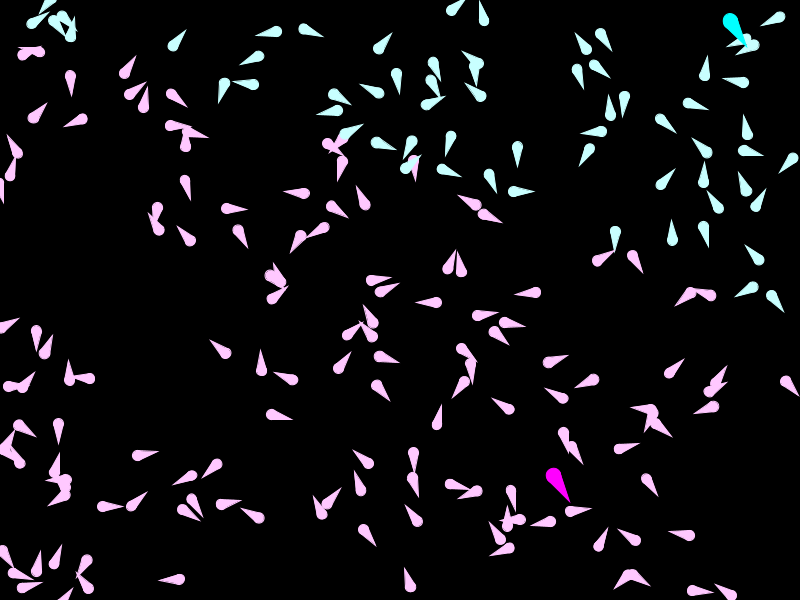
Frame 1 (no input)
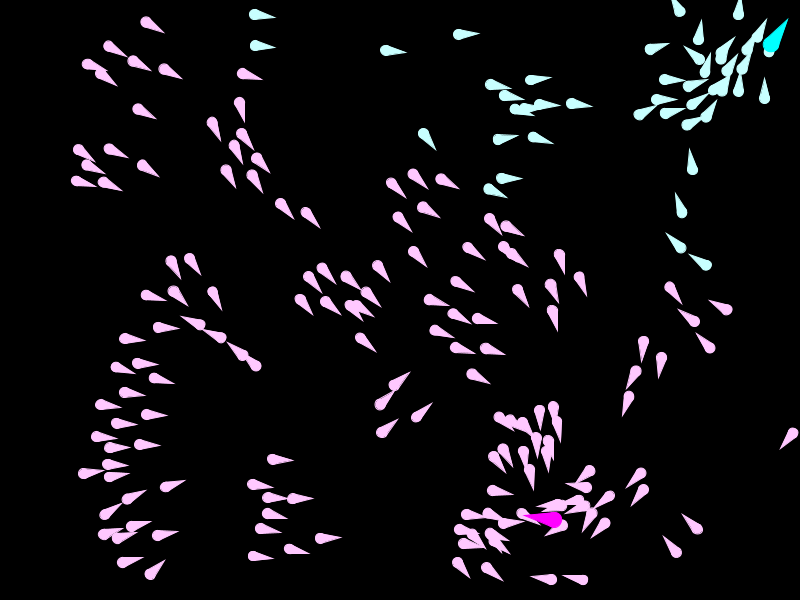
Frame 60 (the mouse pressed at the canvas centre just before this capture)
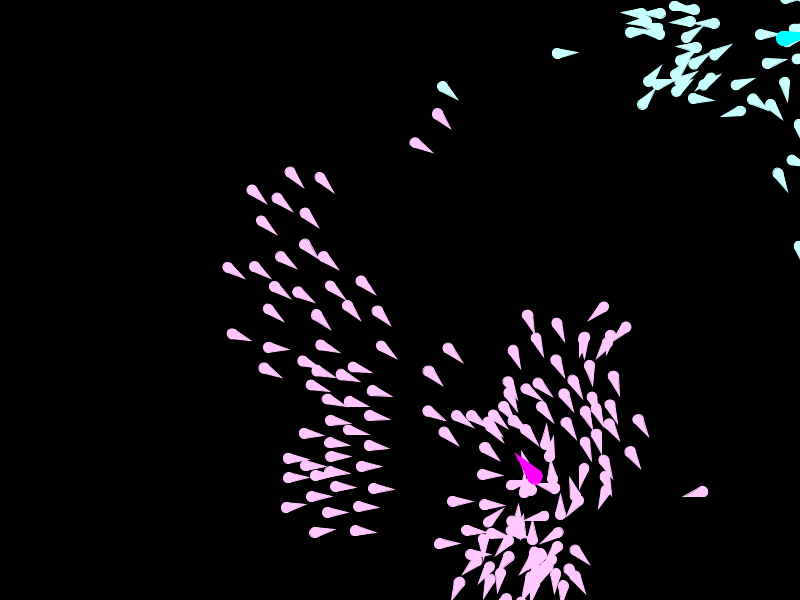
Frame 120 (the mouse held since frame 60 and released just before this capture)

The Processing sketch that drew these frames (run headless with seeded random() and noise(); from frame 60 on, the mouse is pressed at the canvas centre):

// Processing sketch: flocking_behavior2
// ── flocking_behavior2.pde
Crowd crowd;
Character target1;
Character target2;
PVector center1 = new PVector(10, 10);
PVector center2 = new PVector(50, 50);
PVector target_temp;
PVector d_velocity;
PVector direction = new PVector(0, 0);
float distance = 0;
PVector steering = new PVector(0, 0);
float maxRot = 3.14/2;
float minRot = -3.14/2;
int itr = 0;
float rot;
class Crowd {
  ArrayList<Character> characters; 

  Crowd() {
    characters = new ArrayList<Character>(); 
  }

  void move() {
    for (Character ch : characters) {
      ch.move(characters);  
    }
  }

  void addCharacter(Character ch) {
    characters.add(ch);
  }
}

class Character {
  PVector position;
  PVector velocity;
  PVector accel;

  float orientation = 45;
  ArrayList<PVector> path;
  float maxSpeed;

  float maxForce;
  float targetSpeed = 4;
  PVector target;
  Character(PVector position, float orientation) {
    accel = new PVector(0, 0);
    float angle = orientation;
    velocity = new PVector(cos(angle), sin(angle));
    this.position = position;  
    maxSpeed = 4;
    maxForce = 0.05;
    path = new ArrayList<PVector>();
  }

  void applyForce(PVector force) {
    accel.add(force);
  }

  void move(ArrayList<Character> characters) {
    applyBehaviors(characters);
    checkBoundary();
    update();
    show();
  }

  PVector seek(PVector target) {
    PVector desired_velocity = PVector.sub(target, position);
    desired_velocity.normalize();
    desired_velocity.mult(maxSpeed);
    PVector steer = PVector.sub(desired_velocity, velocity);
    steer.limit(maxForce);
    return steer;
  }

  PVector separate (ArrayList<Character> characters) {

    float separation_distance = 30; 
    PVector sum = new PVector();
    int count = 0;
    for (Character other : characters) {
      float d = PVector.dist(position, other.position);
      if ((d > 0) && (d < separation_distance)) {
        PVector sep_dist = PVector.sub(position, other.position);
        sep_dist.normalize();        
        sep_dist.div(d);  
        sum.add(sep_dist);
        count++;
      }
    }
    if (count > 0) {
      sum.div(count);
      sum.normalize();
      sum.mult(maxSpeed);
      PVector steer = PVector.sub(sum, velocity);
      steer.limit(maxForce);
      return steer;
    }
    return new PVector(0, 0);
  }
  PVector align (ArrayList<Character> characters) {

    float neighbor_distance = 50;
    PVector sum = new PVector(0, 0);
    int count = 0;
    for (Character other : characters) {
      float d = PVector.dist(position, other.position);
      if ((d > 0) && (d < neighbor_distance)) {
        sum.add(other.velocity);

        count++;
      }
    }
    if (count > 0) {
      sum.div(count);
      sum.normalize();
      sum.mult(maxSpeed);
      PVector steer = PVector.sub(sum, velocity);
      steer.limit(maxForce);
      return steer;
    } else {
      return new PVector(0, 0);
    }
  }
  PVector cohesion(ArrayList<Character> characters) {
    float neighbor_distance = 50;
    PVector sum = new PVector(0, 0);
    int count = 0;
    for (Character other : characters) {
      float d = PVector.dist(position, other.position);
      if ((d > 0) && (d < neighbor_distance)) {
        sum.add(other.position); 
        count++;
      }
    }
    if (count > 0) {
      sum.div(count);
      return seek(sum);
    } else {
      return new PVector(0, 0);
    }
  }
  void applyBehaviors(ArrayList<Character> characters) {
    PVector sep = separate(characters);
    PVector seek;
    if (PVector.dist(target1.position, position) < PVector.dist(target2.position, position)) {
      seek = seek(target1.position);
      fill(255, 200, 255);
      stroke(255, 200, 255);
    } else {
      seek = seek(target2.position);
      fill(200, 255, 255);
      stroke(200, 255, 255);
    }
    PVector alignment = align(characters);
    PVector coh = cohesion(characters);
    sep.mult(1.5);
    seek.mult(0.5);
    alignment.mult(1.0);
    coh.mult(1.0);
    applyForce(sep);
    applyForce(seek);
    applyForce(alignment);
    applyForce(coh);
  }


  void update() {
    velocity.add(accel);
    velocity.limit(maxSpeed);
    position.add(velocity);
    accel.mult(0);
  }

  void show() {

    float rot_angle = velocity.heading2D() + radians(90);

    
    pushMatrix();
    translate(position.x, position.y);
    rotate(rot_angle);
    circle(0, 10, 10);
    beginShape(TRIANGLES);


    vertex(0, -10);
    vertex(-5, 10);
    vertex(5, 10);

    endShape();
    popMatrix();
  }


  void checkBoundary() {
    if (position.x < -10) {
      velocity.x *= -40;
      position.x += velocity.x;
    }
    if (position.y < -10) {
      velocity.y *= -40;
      position.y += velocity.y;
    }
    if (position.x > width+10) {
      velocity.x *= -40;
      position.x += velocity.x;
    }
    if (position.y > height+10) {
      velocity.y *= -40;
      position.y += velocity.y;
    }
  }
}
void setup() {

  size(800, 600);
  //fullScreen();
  background(255, 255, 255);
  crowd = new Crowd();
  for (int j = 0; j < 200; j++) {
    crowd.addCharacter(new Character(new PVector(random(width), random(height)), random(180)));
  }
  target1 = new Character(new PVector(random(width), random(height)), random(180));
  target2 = new Character(new PVector(random(width), random(height)), random(180));
}

void draw() {
  clear();
  background(0, 0, 0);
  crowd.move();
  itr++;
  center1 = target1.velocity.normalize().mult(10);
  target_temp = PVector.fromAngle(target1.orientation, center1);
  direction.x =  target_temp.x - target1.position.x;
  direction.y =  target_temp.y - target1.position.y;
  distance = PVector.dist(target1.position, target_temp);

  d_velocity = direction;


  steering.x = - d_velocity.x + target1.velocity.x;
  steering.y = - d_velocity.y + target1.velocity.y;

  if (steering.mag() > target1.maxSpeed) {
    steering.limit(target1.maxForce);
  }
  if (itr%20 == 0) {
    target1.orientation += randomBinomial();
  }

  target1.checkBoundary();

  target1.update();


  rot = target1.velocity.heading2D() + radians(90);

  fill(255, 0, 255);
  stroke(255, 0, 255);
  pushMatrix();
  translate(target1.position.x, target1.position.y);
  rotate(rot);
  circle(0, 15, 15);
  beginShape(TRIANGLES);

  vertex(0, -15);
  vertex(-7.5, 15);
  vertex(7.5, 15);

  endShape();
  popMatrix();


  center2 = target2.velocity.normalize().mult(10);
  target_temp = PVector.fromAngle(target2.orientation, center2);
  direction.x =  target_temp.x - target2.position.x;
  direction.y =  target_temp.y - target2.position.y;
  distance = PVector.dist(target2.position, target_temp);

  d_velocity = direction;


  steering.x = - d_velocity.x + target2.velocity.x;
  steering.y = - d_velocity.y + target2.velocity.y;

  if (steering.mag() > target2.maxSpeed) {
    steering.limit(target2.maxForce);
  }  
  if (itr%20 == 0) {
    target2.orientation += randomBinomial();
  }

  target2.checkBoundary();

  target2.update();
  rot = target2.velocity.heading2D() + radians(90);

  fill(0, 255, 255);
  stroke(0, 255, 255);
  pushMatrix();
  translate(target2.position.x, target2.position.y);
  rotate(rot);
  circle(0, 15, 15);
  beginShape(TRIANGLES);

  vertex(0, -15);
  vertex(-7.5, 15);
  vertex(7.5, 15);

  endShape();
  popMatrix();
}


float randomBinomial() {
  return (random(-3.14/4, 3.14/4) - random(-3.14/4, 3.14/4));
}
